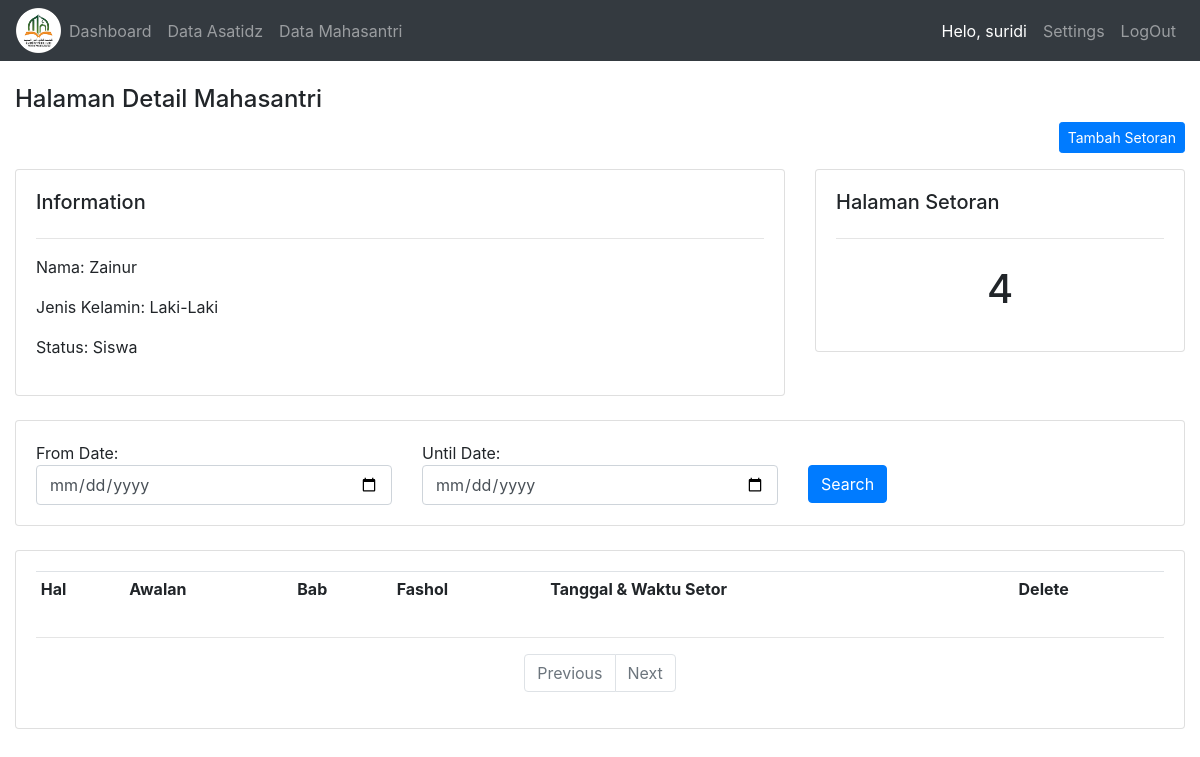
Page /mahasantri/3 (signed in) on the committed database.
### Setoran/models.py (models this page shows, shortened)
class Mahasantri(models.Model):
    JK = (
        ('Laki-Laki', 'Laki-Laki'),
        ('Perempuan', 'Perempuan'),
    )
    STATUS = (
        ('Siswa', 'Siswa'),
        ('Mahasiswa', 'Mahasiswa'),
    )
    name = models.CharField(max_length=200, blank=True, null=True)
    jk = models.CharField(max_length=200, blank=True, null=True, choices=JK)
    status = models.CharField(max_length=200, blank=True, null=True, choices=STATUS)
    date_created = models.DateTimeField(auto_now_add=True, null=True)

### Setoran/views.py (the view)
# urls.py: path('mahasantri/<str:pk>', views.mhsantri, name='mhsantri'),
@login_required(login_url='login')
def mhsantri(request, pk):
    detailmhsantri = Mahasantri.objects.get(id=pk)
    setoran_mhsantri = detailmhsantri.setoran_set.all()
    total_mhsantri = setoran_mhsantri.count() / 3 + 4
    filter_setoran = SetoranFilter(request.GET, queryset=setoran_mhsantri)
    setoran_mhsantri = filter_setoran.qs
    halaman_tampil = Paginator(setoran_mhsantri, 3)
    halaman_url = request.GET.get('halaman', 1)
    halaman_setoran = halaman_tampil.get_page(halaman_url)
    if halaman_setoran.has_previous():
        url_previous = f'?halaman={halaman_setoran.previous_page_number()}'
    else:
        url_previous = ''
    if halaman_setoran.has_next():
        url_next = f'?halaman={halaman_setoran.next_page_number()}'
    else:
        url_next = ''
    context = {
        'judul': 'Halaman Detail Mahasantri',
        'mahasantri': detailmhsantri,
        'halaman_setoran_mahasantri': halaman_setoran,
        'data_total_mahasantri': total_mhsantri,
        'filter_data_setoran': filter_setoran,
        'previous': url_previous,
        'next': url_next
    }
    return render(request, 'data/mhsantri.html', context)

### templates/data/mhsantri.html (shortened to what this page needs)
<!DOCTYPE html>
<html lang="en">
<head>
</head>
{% extends "data/main.html" %}
{% load humanize %}
{% load widget_tweaks %}
{% block content %}
    <br>
    <div class="container-fluid">
    <h4>
        {{ judul }}
    </h4>
        <div class="text-right mb-3">
            <a href="{% url 'add-kitab-to-setoran' %}" class="btn btn-primary btn-sm">Tambah Setoran</a>
        </div>
        <div class="row">
            <div class="col-md">
                <div class="card card-body">
                    <h5>Information</h5>
                    <hr>
                    <p>Nama: {{ mahasantri.name }}</p>
                    <p>Jenis Kelamin: {{ mahasantri.jk }}</p>
                    <p>Status: {{ mahasantri.status }} </p>
                </div>
            </div>
            <div class="col-md-4">
                <div class="card card-body">
                    <h5>Halaman Setoran</h5>
                    <hr>
                    <h1 style="text-align: center;padding: 10px">{{ data_total_mahasantri|intword }}</h1>
                </div>
            </div>
        </div>
        <br>
        <div class="row">
            <div class="col">
                <div class="card card-body">
                    <form method="get">
                        <div class="row">
                            <div class="col">
                                From Date:
                                {{ filter_data_setoran.form.tglmulai | add_class:"form-control" |attr:"type:date" }}
                            </div>
                            <div class="col">
                                Until Date:
                                {{ filter_data_setoran.form.tglakhir | add_class:"form-control" |attr:"type:date" }}
                            </div>
                            <div class="col mt-4">
                                <button class="btn btn-primary" type="submit">Search</button>
                            </div>
                        </div>
                    </form>
                </div>
            </div>
        </div>
        <br>
        <div class="row">
            <div class="col-md">
                <div class="card card-body">
                    <table class="table table-sm">
                        <tr>
                            <th>Hal</th>
                            <th>Awalan</th>
                            <th>Bab</th>
                            <th>Fashol</th>
                            <th>Tanggal & Waktu Setor</th>
                            <th>Delete</th>
                        </tr>
                    </table>
                    <hr/>
                    <nav>
                        <ul class="pagination justify-content-center">
                            <li class="page-item {% if not previous %} disabled {% endif %}">
                                <a class="page-link" href="{{ previous }}">Previous</a></li>
                            <li class="page-item {% if not next %} disabled {% endif %}">
                                <a class="page-link" href="{{ next }}">Next</a></li>
                        </ul>
                    </nav>
                </div>
            </div>
        </div>
    </div>
{% endblock content %}

### templates/data/navbar.html (shortened to what this page needs)
{% load static %}
<nav class="navbar navbar-expand-lg navbar-dark bg-dark">
    <img src="{% static '/images/logo.png' %}" id="logo">
    <div class="collapse navbar-collapse" id="navbarNavAltMarkup">
        <div class="navbar-nav">
            {% if request.user.is_authenticated %}
                <a class="nav-link {% if menu == 'home' %} active {% endif %}" href="{% url 'home' %}">Dashboard</a>
                <a class="nav-link {% if menu == 'ustadz' %} active {% endif %}" href="{% url 'ustad' %}">Data Asatidz</a>
                <a class="nav-link {% if menu == 'mahasantri' %} active {% endif %}" href="{% url 'mahasantri' %}">Data Mahasantri</a>
                {% else %}
                {% if menu == 'login' %}
                <a class="nav-link active" href="#"><b>Silahkan Login Terlebih Dahulu</b></a>
                {% else %}
                {% endif %}
            {% endif %}
        </div>
    </div>
    <ul class="navbar-nav">
        {% if user.is_authenticated %}
        <li class="nav-item">
            <a class="nav-link active" href="#">Helo, {{ request.user }} </a>
        </li>
            {% if user.is_authenticated %}
                <a class="nav-link {% if menu == 'settings' %} active {% endif %}" href="{% url 'account-page' %}">Settings</a>
                    {% endif %}
        <li class="nav-item">
            <a class="nav-link" href="{% url 'logout' %}">LogOut</a>
        </li>
        {% else %}
        <li class="nav-item">
            <a class="nav-link {% if menu == 'login' %} active {% endif %}" href="{% url 'login' %}">Login</a>
        </li>
        {% endif %}
    </ul>
</nav>

### static/css/main.css (style rules this page uses)
#logo { width: 45px; }
body { background-coor: #ebeff5; }

### rows in the picture
Mahasantri: name "Zainur", jk "Laki-Laki", status "Siswa"

### other values in the picture
{{ request.user }} "suridi"
{{ judul }} "Halaman Detail Mahasantri"
{{ data_total_mahasantri|intword }} "4"
